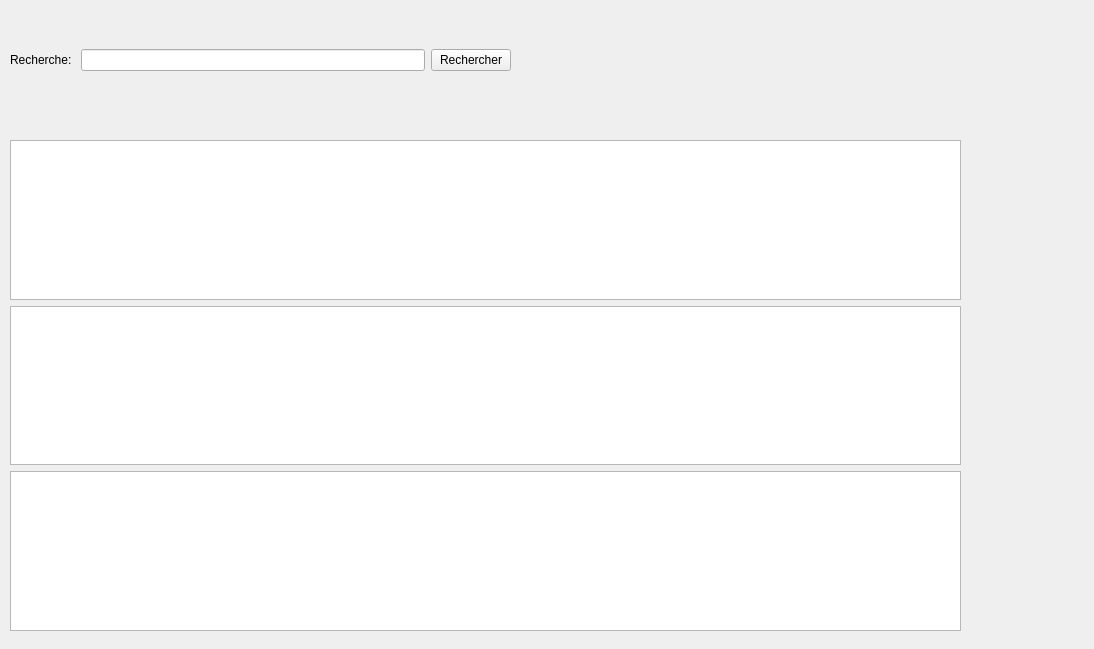
<?xml version="1.0" encoding="UTF-8"?>
<ui version="4.0">
 <class>OngletRech</class>
 <widget class="QWidget" name="OngletRech">
  <property name="geometry">
   <rect>
    <x>0</x>
    <y>0</y>
    <width>1094</width>
    <height>649</height>
   </rect>
  </property>
  <property name="windowTitle">
   <string>Form</string>
  </property>
  <widget class="QWidget" name="horizontalLayoutWidget">
   <property name="geometry">
    <rect>
     <x>10</x>
     <y>20</y>
     <width>501</width>
     <height>80</height>
    </rect>
   </property>
   <layout class="QHBoxLayout" name="horizontalLayout">
    <item>
     <widget class="QLabel" name="label">
      <property name="text">
       <string>Recherche: </string>
      </property>
     </widget>
    </item>
    <item>
     <widget class="QLineEdit" name="lineEdit"/>
    </item>
    <item>
     <widget class="QPushButton" name="pushButton">
      <property name="text">
       <string>Rechercher</string>
      </property>
     </widget>
    </item>
   </layout>
  </widget>
  <widget class="QWidget" name="verticalLayoutWidget">
   <property name="geometry">
    <rect>
     <x>10</x>
     <y>140</y>
     <width>951</width>
     <height>491</height>
    </rect>
   </property>
   <layout class="QVBoxLayout" name="verticalLayout">
    <item>
     <widget class="QListWidget" name="TitResult">
      <property name="iconSize">
       <size>
        <width>100</width>
        <height>100</height>
       </size>
      </property>
      <property name="viewMode">
       <enum>QListView::IconMode</enum>
      </property>
     </widget>
    </item>
    <item>
     <widget class="QListWidget" name="AlbResult">
      <property name="iconSize">
       <size>
        <width>100</width>
        <height>100</height>
       </size>
      </property>
      <property name="viewMode">
       <enum>QListView::IconMode</enum>
      </property>
     </widget>
    </item>
    <item>
     <widget class="QListWidget" name="ArtResult">
      <property name="iconSize">
       <size>
        <width>100</width>
        <height>100</height>
       </size>
      </property>
      <property name="viewMode">
       <enum>QListView::IconMode</enum>
      </property>
     </widget>
    </item>
   </layout>
  </widget>
 </widget>
 <resources/>
 <connections/>
</ui>
